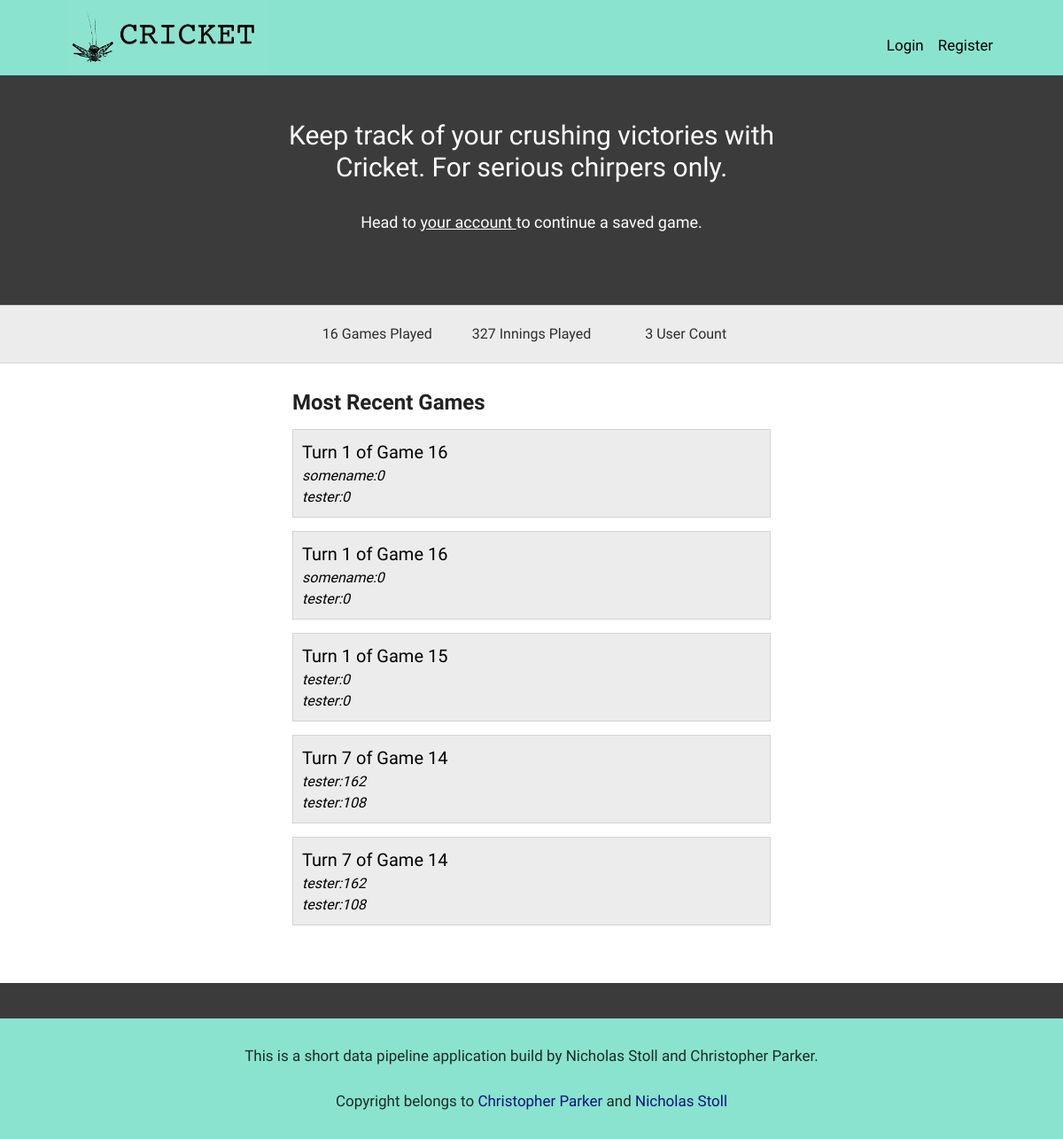
Before: / with the older database file.
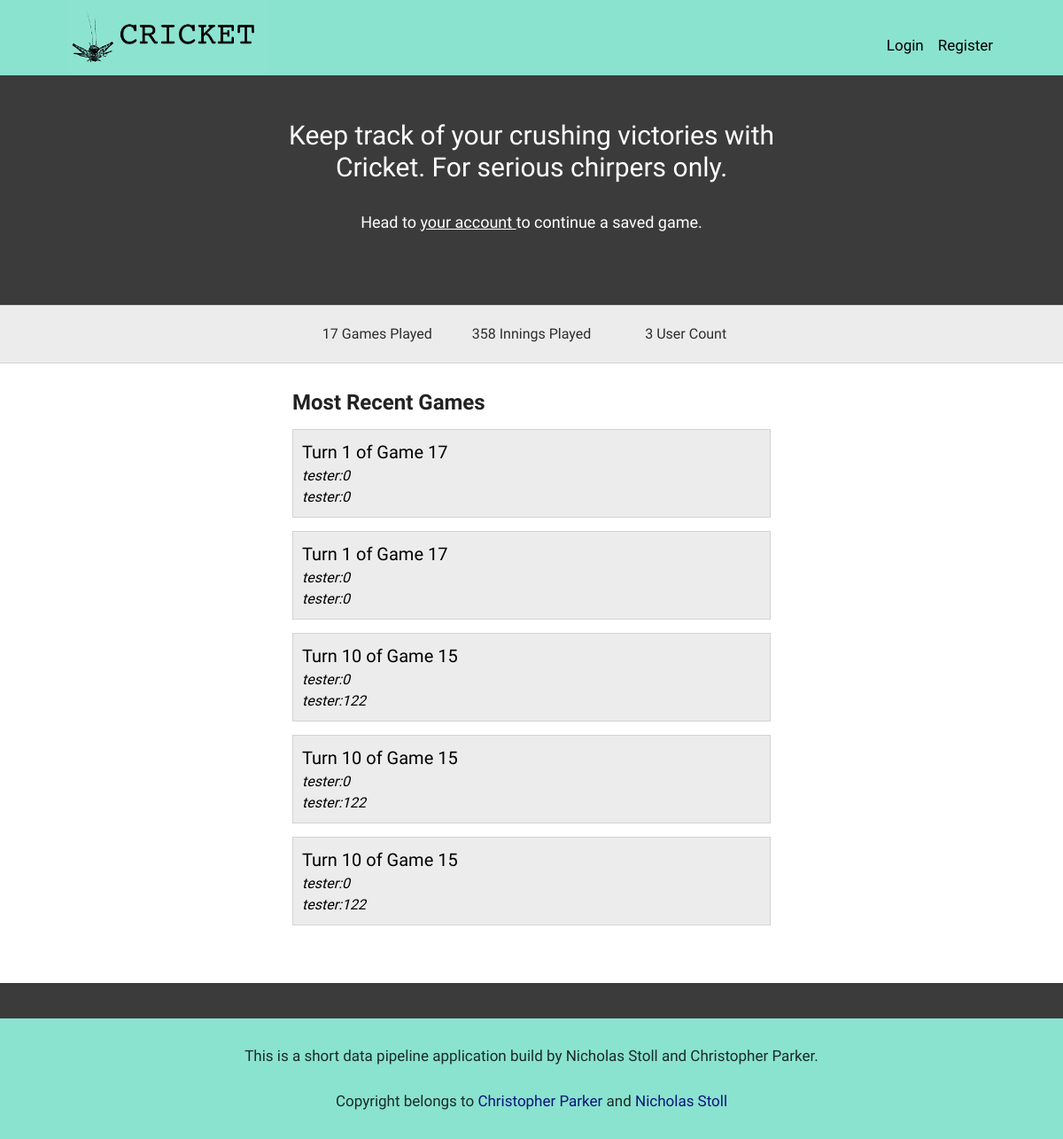
After: the same page with the newer database file.
### data/innings.py (models this page shows)
class Inning(Base):
    __tablename__ = "inning"
    id = sqlalchemy.Column(sqlalchemy.Integer,primary_key=True,index=True)
    player_one_username = sqlalchemy.Column(sqlalchemy.Text(32), nullable =  False) # Set u p secondary key. Should be pulled from game creation.
    player_two_username = sqlalchemy.Column(sqlalchemy.Text(32), nullable = False) #Set u p secondary Key. Validation needed on creation.
    game_id = sqlalchemy.Column(sqlalchemy.Integer, sqlalchemy.ForeignKey("game.id"),  nullable = False)
    game_over = sqlalchemy.Column(sqlalchemy.Boolean, nullable=False, default=False)
    game = relationship("Game")
    player_one_score = sqlalchemy.Column(sqlalchemy.Integer,  nullable = False, default = 0)
    player_two_score = sqlalchemy.Column(sqlalchemy.Integer,  nullable = False, default = 0)
    scrubbed = sqlalchemy.Column(sqlalchemy.Boolean, default = False )
    player_turn = sqlalchemy.Column(sqlalchemy.Integer, nullable = False, default = 1)
    inning = sqlalchemy.Column(sqlalchemy.Integer,  nullable  = False, default=0) # needs updated in the game as progressed.
    dart_count = sqlalchemy.Column(sqlalchemy.Integer, nullable = False, default = 0)
    p1_fifteen = sqlalchemy.Column(sqlalchemy.Integer, nullable = False, default = 0)
    p1_sixteen = sqlalchemy.Column(sqlalchemy.Integer, nullable = False, default = 0)
    p1_seventeen = sqlalchemy.Column(sqlalchemy.Integer, nullable = False, default = 0)
    p1_eightteen = sqlalchemy.Column(sqlalchemy.Integer, nullable = False, default = 0)
    p1_nineteen = sqlalchemy.Column(sqlalchemy.Integer, nullable = False, default = 0)
    p1_twenty = sqlalchemy.Column(sqlalchemy.Integer, nullable = False, default = 0)
    p1_bullseye = sqlalchemy.Column(sqlalchemy.Integer, nullable = False, default = 0)
    p1_miss = sqlalchemy.Column(sqlalchemy.Integer, nullable = False, default = 0)
    p2_fifteen = sqlalchemy.Column(sqlalchemy.Integer, nullable = False, default = 0)
    p2_sixteen = sqlalchemy.Column(sqlalchemy.Integer, nullable = False, default = 0)
    p2_seventeen = sqlalchemy.Column(sqlalchemy.Integer, nullable = False, default = 0)
    p2_eightteen = sqlalchemy.Column(sqlalchemy.Integer, nullable = False, default = 0)
    p2_nineteen = sqlalchemy.Column(sqlalchemy.Integer, nullable = False, default = 0)
    p2_twenty = sqlalchemy.Column(sqlalchemy.Integer, nullable = False, default = 0)
    p2_bullseye = sqlalchemy.Column(sqlalchemy.Integer, nullable = False, default = 0)
    p2_miss = sqlalchemy.Column(sqlalchemy.Integer, nullable = False, default = 0)

### views/home_views.py (the view)
@blueprint.route('/')
def index_home():
    vm = IndexViewModel()
    return render_template('home/index.html', **vm.to_dict())

### data/__db_session.py (called while the page is built)
def create_session():
    global __session
    session: Session = __session()
    return session

### infrastructure/cookie_auth.py (called while the page is built, shortened)
def check_cookie_auth_username(request: Request):
    if auth_cookie_name not in request.cookies:
        print("Cookie not in Request")
        return None

### services/game_service.py (called while the page is built)
def get_games_count() -> int:
    session = db_session.create_session()
    try:
        return session.query(Game).count()
    finally:
        session.close()

### services/inning_service.py (called while the page is built)
def get_innings_count() -> int:
    session = db_session.create_session()
    try:
        return session.query(Inning).count()
    finally:
        session.close()

def get_latest_innings() -> list[Inning]:
    session = db_session.create_session()
    try:
        return session.query(Inning).order_by(Inning.id.desc()).limit(5)
    finally:
        session.close()

### services/user_service.py (called while the page is built)
def get_user_count() -> int:
    session = db_session.create_session()
    try:
        return session.query(User).count()
    finally:
        session.close()

### viewmodels/shared/viewmodelbase.py (called while the page is built)
    def to_dict(self):
        return self.__dict__

### templates/home/index.html
{% extends "shared/_layout.html" %}
{% block main_content %}
    <div class="hero">
        <div class="hero-inner">
            <h1>Keep track of your crushing victories with Cricket. For serious chirpers only. </h1>
            <div class="subtitle">
                Head to <a link href="/account"> your account </a> to continue a saved game.
            </div>
        </div>
    </div>
    <div class="pypi-stats">
        <div class="stat">{{ "{:,}".format(games_count) }} Games Played </div>
        <div class="stat">{{ "{:,}".format(innings_count) }} Innings Played </div>
        <div class="stat">{{ "{:,}".format(user_count) }} User Count </div>
    </div>
    <div class="container project-list">
        <div class="row">
            <div class="col-md-3"></div>
            <div class="col-md-6">
                <h2>Most Recent Games</h2>
                {% for i in innings %}
                    <div class="project">
                        <div class="title">
                            <div> Turn {{ i.inning + 1 }} of Game {{ i.game_id }} </div>
                            <div class="desc"> {{ i.player_one_username }}:{{ i.player_one_score }} </div>
                            <div class="desc"> {{ i.player_two_username }}:{{ i.player_two_score }}</div>
                        </div>
                    </div>
                {% endfor %}
            </div>
            <div class="col-md-3"></div>
        </div>
    </div>
{% endblock %}

Changed rows visible on the page:
no longer on this page (row unchanged): Inning: i.inning+1 "1", game_id "16", player_one_username "somename", player_one_score "0", player_two_username "tester", player_two_score "0"
no longer on this page (row unchanged): Inning: i.inning+1 "1", game_id "16", player_one_username "somename", player_one_score "0", player_two_username "tester", player_two_score "0"
no longer on this page (row edited): Inning: i.inning+1 "1", game_id "15", player_one_username "tester", player_one_score "0", player_two_username "tester", player_two_score "0"
no longer on this page (row unchanged): Inning: i.inning+1 "7", game_id "14", player_one_username "tester", player_one_score "162", player_two_username "tester", player_two_score "108"
no longer on this page (row unchanged): Inning: i.inning+1 "7", game_id "14", player_one_username "tester", player_one_score "162", player_two_username "tester", player_two_score "108"
added Inning: i.inning+1 "1", game_id "17", player_one_username "tester", player_one_score "0", player_two_username "tester", player_two_score "0"
added Inning: i.inning+1 "1", game_id "17", player_one_username "tester", player_one_score "0", player_two_username "tester", player_two_score "0"
added Inning: i.inning+1 "10", game_id "15", player_one_username "tester", player_one_score "0", player_two_username "tester", player_two_score "122"
added Inning: i.inning+1 "10", game_id "15", player_one_username "tester", player_one_score "0", player_two_username "tester", player_two_score "122"
added Inning: i.inning+1 "10", game_id "15", player_one_username "tester", player_one_score "0", player_two_username "tester", player_two_score "122"
Other visible differences:
{{ "{:,}".format(games_count) }}: "16" → "17"
{{ "{:,}".format(innings_count) }}: "327" → "358"
